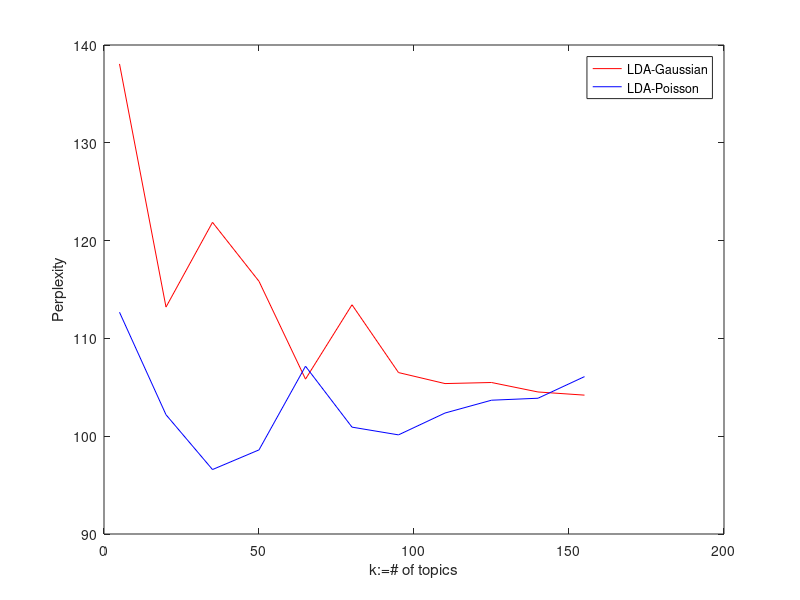

Recreate this plot in MATLAB.
%% TEST GAUSSIAN
% All tests that are done for the outcomes of LDA-Gaussian
%% this plots the perplexity
% load OutcomeExp4_TESTHN1;
% H{1}=DataGaus{1};
% load OutcomeExp4_TEST;
% H{2}=DataGaus{2};
% H{3}=DataGaus{3};
% load OutcomeExp4_VanKas;
% H{4}=DataGaus{4};
% H{5}=DataGaus{5};
% 
% cmap = colormap(hsv(5));
% 
% D=H{1};
% Plo=[];
% for i=1:length(D.Run)
%     Per = D.Run{i}.Perpl;
%     plo=[];
%     for j=1:length(Per);
%         if ~isnan(Per(j))
%             plo= [plo Per(j)];
%         end
%     end
%     Plo=[Plo mean(plo)];
% end
% 
% plot(10:5:100,Plo,'Color',cmap(1,:));
% hold on
% for i=2:5
%     dat=H{i}.PerGausM;
%     if length(dat)==20
%         plot(10:5:100,dat(2:end),'Color',cmap(i,:));
%     else
%         plot(10:5:100,dat,'Color',cmap(i,:));
%     end
%     hold on
% end
% hleg = legend('H1, 142 days','H2, 98 days',...
%     'H3, 89 days','H4, 63 days','H5, 73 days',...
%     'Location','NorthEastOutside');
%% For the timeslice experiment
% load OutcomeExpTimeSlices2;
% ts=1:5;
% x=2.^(ts-1)*6;
% cmap = colormap(hsv(5));
% for i=1:length(DataGaus)
%     dd=DataGaus{i}.PerGausM;
%     plot(x(2:end),dd(2:end),'Color',cmap(i,:))
%     hold on
% end
% hleg = legend('H1, 63 days','H2, 63 days',...
%     'H3, 63 days','H4, 63 days','H5, 63 days',...
%     'Location','NorthEast');
% xlabel('t:=# of timeslices')
% ylabel('Perplexity')


%% Gaus & Pois zonder tijd # topics
load('OutcomeExp_ComparePois.mat')
dp=DataPois{2}.PerPoisM
load('OutcomeExp_CompareGaus.mat')
dg=DataGaus{2}.PerGausM

plot(5:15:155,dg,'r')
hold on
plot(5:15:155,dp,'b')
xlabel('k:=# of topics')
ylabel('Perplexity')
hleg = legend('LDA-Gaussian','LDA-Poisson',...
    'Location','NorthEast');

%% Gaus & Pois zonder tijd # TS
% close all
% load OutcomeExp_CompareTSGaus
% load OutcomeExp_CompareTSPois
% dp=DataPois{2}.PerGausM
% dg=DataGaus{2}.PerGausM
% 
% ts=1:6
% TS=2.^(ts-1)*6;
% 
% plot(TS(3:end),dg(3:end),'r')
% hold on
% plot(TS(3:end),dp(3:end),'b')
% xlabel('k:=# of TS')
% ylabel('Perplexity')
% hleg = legend('LDA-Gaussian','LDA-Poisson',...
%     'Location','NorthEast');
